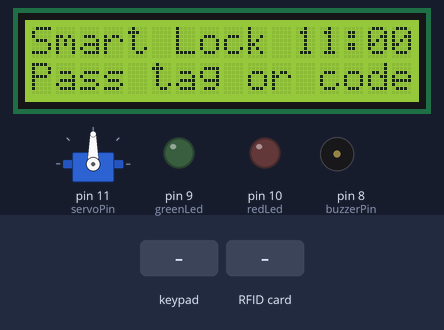
A sketch run on a simulated Arduino Mega 2560, built with avr-gcc and run on an emulated ATmega2560. Parts: servo, 16×2 character LCD, output pins drawn as LEDs (lit = HIGH), buzzer (waves = sounding). Inputs (shaded band) come from the test bench. Pins used as bus, display or sensor lines are not drawn.

Above: at 1.3 s.
1.4 s: keypad keys * * * * * * * # pressed 0.4 s apart
At 4.6 s:
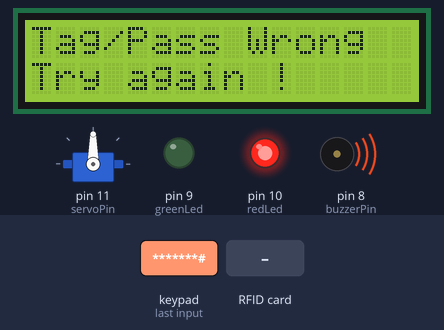
6.1 s: RFID card 00 AB 07 D0 held to the reader
At 7.9 s:
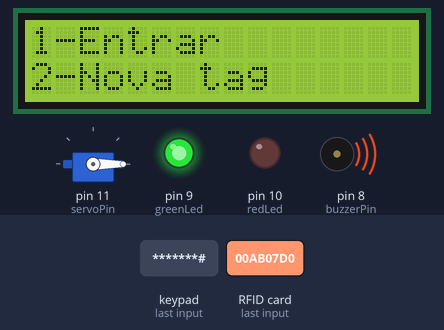
9.1 s: RFID card F8 25 F5 2A held to the reader
At 11.6 s:
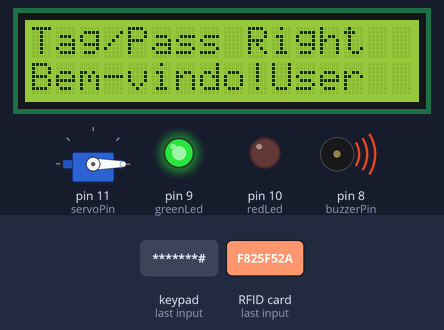
12.1 s: keypad keys 2 7 0 4 A B C * pressed 0.4 s apart
At 16.1 s:
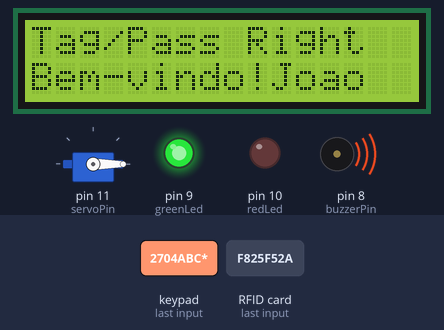
16.8 s: keypad keys * * * * * * * * pressed 0.4 s apart
At 18.66 s:
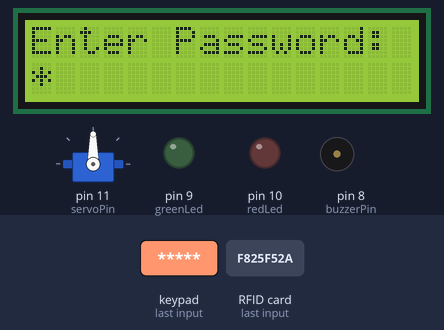
23.0 s: keypad keys * * * * * * * A pressed 0.4 s apart
At 29.9 s:
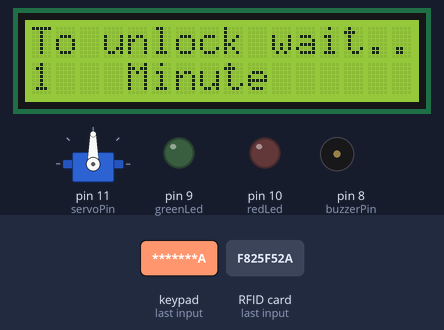
Timing chart, 0 to 30.2 s (numbered marks = the images above; inputs shaded):
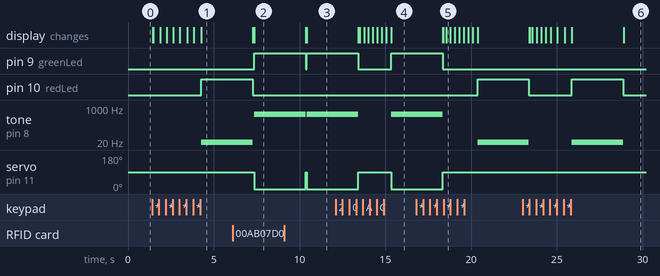

Measured:
- after the input at 1.4 s, pin 10 (redLed): LOW → HIGH after 2.9 s; tone on pin 8 (buzzerPin): silent → 5 Hz after 2.9 s; the display: first changes at once (image 1 shows a later state)
- after the input at 6.1 s, pin 9 (greenLed): LOW → HIGH after 1.3 s; servo on pin 11 (servoPin): 90° → 0° after 1.3 s
- after the input at 16.8 s, pin 10 (redLed): LOW → HIGH after 3.6 s; the display: first differs from a run without the input after 1.7 s (image 5)
- after the input at 23.0 s, the display: first differs from a run without the input after 0.57 s (image 6 shows a later state)

The sketch:

Projeto_SmartLock_v7_multiplecards.ino
```cpp
/*
   --------------------------------------------------------------------------------------------------------------------
                                                       "Smart Lock"

                                                 Projeto para a cadeira de
                                                        Projeto II
                                                           LEEC

                                                         Turma PL4

                                                Professor Mahmound Tavakoli

                                                        Criado por:
                                                 João Domingos, 2019232053
                                                 João Ferreira, 2019230885
   --------------------------------------------------------------------------------------------------------------------
*/

// Include required libraries
#include <MFRC522.h>
#include <LiquidCrystal_I2C.h>
#include <Keypad.h>
#include <Servo.h>
#include <SPI.h>

#define Password_Length 8

constexpr uint8_t RST_PIN = 5;
constexpr uint8_t SS_PIN = 53;

// Create instances
LiquidCrystal_I2C lcd(0x27, 16, 2);
MFRC522 mfrc522(SS_PIN, RST_PIN);
Servo sg90;

// Initialize Pins for led's, servo and buzzer
constexpr uint8_t greenLed = 9;
constexpr uint8_t redLed = 10;
constexpr uint8_t servoPin = 11;
constexpr uint8_t buzzerPin = 8;

String user = "User";
String master = "Joao";

char pass_encript[Password_Length] = "*******"; // Palavra-passe encriptada
char initial_password[Password_Length] = "123A456*";  // Variable to store initial password
char master_password[Password_Length] = "2704ABC*";
String tagUID_master = "00 AB 07 D0";
String tagUID = "F8 25 F5 2A";  // String to store UID of tag. Change it with your tag's UID
char password[Password_Length];   // Variable to store users password
boolean RFIDMode = true; // boolean to change modes
char key_pressed ; // Variable to store incoming keys
uint8_t i = 0;  // Variable used for counter for the password on keypad
uint8_t j = 0; //Another count for keypad

//variação dos angulos de abertura do servo
const int fechado = 90;
const int aberto = 0;

long int timer; // usado para o millis no loop
long int time_waiting = 0; //tempo de espera aplicado a quem falhar o codigo mais de 3 vezes
long int previousMillis = 0;
int tentativas = 0; // variavel que guarda o nº de tentativas

// defining how many rows and columns our keypad have
const byte ROWS = 4;
const byte COLS = 4;

// Keypad pin map
char hexaKeys[ROWS][COLS] = {
  {'1', '2', '3', 'A'},
  {'4', '5', '6', 'B'},
  {'7', '8', '9', 'C'},
  {'*', '0', '#', 'D'}
};

// Initializing pins for keypad
byte rowPins[ROWS] = {22, 24, 26, 28};
byte colPins[COLS] = {30, 32, 34, 36};

// Create instance for keypad
Keypad keypad_key = Keypad(makeKeymap(hexaKeys), rowPins, colPins, ROWS, COLS);

void setup() {
  // Arduino Pin configuration
  pinMode(buzzerPin, OUTPUT);
  pinMode(redLed, OUTPUT);
  pinMode(greenLed, OUTPUT);

  sg90.attach(servoPin);  //Declare pin 11 for servo
  sg90.write(fechado); //Declare the angle of servo

  lcd.init();   // LCD screen
  lcd.backlight();
  SPI.begin();      // Init SPI bus
  mfrc522.PCD_Init();   // Init MFRC522

  lcd.clear(); // Clear LCD screen

  digitalWrite(redLed, LOW);
  digitalWrite(greenLed, LOW);
}

void loop() {
  timer = millis();
  // System will first look for mode
  if (RFIDMode == true) {
    menu();
    j = 0;
    i = 0;
    key_pressed = keypad_key.getKey(); // Storing keys
    if (Looking4Keypad(key_pressed)) {
      password[i] = key_pressed;
      i++;
      j++;
      lcd.clear();
      return;
    }

    // Look for new cards
    if ( ! mfrc522.PICC_IsNewCardPresent()) {
      return;
    }

    // Select one of the cards
    if ( ! mfrc522.PICC_ReadCardSerial()) {
      return;
    }

    //Reading from the card
    String tag = "";
    for (byte j = 0; j < mfrc522.uid.size; j++)
    {
      tag.concat(String(mfrc522.uid.uidByte[j] < 0x10 ? " 0" : " "));
      tag.concat(String(mfrc522.uid.uidByte[j], HEX));
    }
    tag.toUpperCase();

    //Checking the card
    if (tag.substring(1) == tagUID)
    {
      // If UID of tag is matched.
      BemVindo(user);
      PortaAberta();
      lcd.clear();

      RFIDMode = true; // Make RFID mode false
    }
    else if (tag.substring(1) == tagUID_master) {
      BemVindo(master);
      key_pressed = keypad_key.getKey();
      lcd.clear();
      lcd.setCursor(0,0);
      lcd.print("1-Entrar");
      lcd.setCursor(0,1);
      lcd.print("2-Nova tag");

      if(key_pressed = '1'){
       PortaAberta();
      lcd.clear();
      }
      else{
        lcd.clear();
      }

      RFIDMode = true; // Make RFID mode false
    }
    else
    {
      // If UID of tag is not matched.
      nBemVindo();
      PortaFechada();
      lcd.clear();

      RFIDMode = true;
    }
  }

  // If RFID mode is false, it will look for keys from keypad
  if (RFIDMode == false) {
    //lcd.clear();
    lcd.setCursor(0, 0);
    lcd.print("Enter Password:");
    lcd.setCursor(0, 1);
    key_pressed = keypad_key.getKey(); // Storing keys

    if (Looking4Cards() == true) {
      RFIDMode = true;
      return;
    }
    if (j == 1) {
      lcd.setCursor(i - 1, 1);
      lcd.print(pass_encript[i - 1]);
    }
    if (key_pressed)
    {
      password[i] = key_pressed; // Storing in password variable
      if (i < Password_Length) {
        lcd.setCursor(i, 1);
        lcd.print(pass_encript[i]);
      }
      i++;
    }
    if (i == Password_Length) // If 8 keys are completed
    {
      if (!(strncmp(password, initial_password, Password_Length))) // If password is matched
      {
        BemVindo(user);
        PortaAberta();
        lcd.clear();
        i = 0;
        RFIDMode = true; // Make RFID mode true
      }
      else if (!(strncmp(password, master_password, Password_Length))) {
        BemVindo(master);
        PortaAberta();
        lcd.clear();
        i = 0;
        RFIDMode = true; // Make RFID mode true
      }
      else    // If password is not matched
      {
        nBemVindo();
        PortaFechada();
        lcd.clear();
        tentativas++;
        i = 0;
        waiting(timer);
        RFIDMode = true;  // Make RFID mode true
      }
    }
  }
}

void BemVindo(String nome) {
  lcd.clear();
  lcd.setCursor(0, 0);
  lcd.print("Tag/Pass Right");
  lcd.setCursor(0, 1);
  lcd.print("Bem-vindo!");
  lcd.print(nome);
}

void nBemVindo() {
  lcd.clear();
  lcd.setCursor(0, 0);
  lcd.print("Tag/Pass Wrong");
  lcd.setCursor(0, 1);
  lcd.print("Try again !");
}

void PortaAberta() {
  sg90.write(aberto); // Door Opened
  tone(buzzerPin, 500);
  digitalWrite(greenLed, HIGH);
  delay(3000);
  digitalWrite(greenLed, LOW);
  noTone(buzzerPin);
  sg90.write(fechado); // Door Closed
}

void PortaFechada() {
  tone(buzzerPin, 5);
  digitalWrite(redLed, HIGH);
  delay(3000);
  digitalWrite(redLed, LOW);
  noTone(buzzerPin);
}

//CONVERSÃO DO TEMPO QUE PASSA DESDE QUE O ARDUINO FOI LIGADO (USANDO A FUNÇÃO MILLIS())
long int convertToSeconds(long int t) {
  long int seconds = t / 1000;
  return seconds;
}

long int convertToMinutes(long int t) {
  long int minutes = convertToSeconds(t) / 60 ;
  return minutes;
}

long int convertToHours(long int t) {
  long int hours = convertToMinutes(t) / 60;
  return hours;
}
//-----------------------------------------------------------------------//

void scroll() {
  for (int positionCounter = 0; positionCounter < 13; positionCounter++) {
    // scroll one position left:
    lcd.scrollDisplayLeft();
    // wait a bit:
    delay(750);
  }
}

void horas() { //Reprodução das horas no Smart Lock
  unsigned int horas = 11; //Por não termos acesso ao Wifi e o RTC falhar ao usar o LCD
  unsigned int minutos = 00; //As horas e minutos são distribuidos automáticamente
  minutos = minutos + convertToMinutes(timer);
  if (minutos >= 60) {
    horas = horas + (minutos / 60);
    minutos = minutos % 60;
  }
  if (horas >= 24) {
    horas = horas - 24;
  }
  if (horas < 10) { // Formatação das horas para ficar HH:MM
    lcd.setCursor(11, 0);
    lcd.print("0");
    lcd.setCursor(12, 0);
    lcd.print(horas);
  }
  else{
    lcd.setCursor(11, 0);
    lcd.print(horas);
  }
  if (minutos < 10) { // Formatação das horas para ficar HH:MM
    lcd.setCursor(13, 0);
    lcd.print(":0");
    lcd.setCursor(15, 0);
    lcd.print(minutos);
  }
  else {
    lcd.setCursor(13, 0);
    lcd.print(":");
    lcd.setCursor(14, 0);
    lcd.print(minutos);
  }
}

void menu() { // Menu do Smart Lock quando um utilizador se aproxima
  //lcd.clear();
  horas();
  lcd.setCursor(0, 0);
  lcd.print("Smart Lock");
  lcd.setCursor(0, 1);
  lcd.print("Pass tag or code");
  //scroll();
}

void waiting(long int t) { // Método de segurança implentado que obriga utilizador a esperar se errar várias vezes
  previousMillis = t;
  if (tentativas >= 3) {
    time_waiting = (tentativas - 2) * 60000;
  }
  else
    return;
  lcd.clear();
  lcd.setCursor(0, 0);
  lcd.print("To unlock wait...");
  lcd.setCursor(0, 1);
  lcd.print( convertToMinutes(time_waiting) );
  lcd.setCursor(4, 1);
  if (convertToMinutes(time_waiting) == 1) {
    lcd.print("Minute");
  }
  else {
    lcd.print("Minutes");
  }
  delay(time_waiting);
  lcd.clear();
}

bool Looking4Cards() { //Procura alguma aproximação de um cartão
  // Look for new cards
  if ( ! mfrc522.PICC_IsNewCardPresent()) {
    return false;
  }

  // Select one of the cards
  if ( ! mfrc522.PICC_ReadCardSerial()) {
    return false;
  }

  return true;
}

bool Looking4Keypad(char aux) { // Verifica se algum botão do teclado foi pressionado
  switch (aux) {
    case '1':
      RFIDMode = false;
      return true;
      break;
    case '2':
      RFIDMode = false;
      return true;
      break;
    case '3':
      RFIDMode = false;
      return true;
      break;
    case '4':
      RFIDMode = false;
      return true;
      break;
    case '5':
      RFIDMode = false;
      return true;
      break;
    case '6':
      RFIDMode = false;
      return true;
      break;
    case '7':
      RFIDMode = false;
      return true;
      break;
    case '8':
      RFIDMode = false;
      return true;
      break;
    case '9':
      RFIDMode = false;
      return true;
      break;
    case '0':
      RFIDMode = false;
      return true;
      break;
    case 'A':
      RFIDMode = false;
      return true;
      break;
    case 'B':
      RFIDMode = false;
      return true;
      break;
    case 'C':
      RFIDMode = false;
      return true;
      break;
    case 'D':
      RFIDMode = false;
      return true;
      break;
    case '*':
      RFIDMode = false;
      return true;
      break;
    case '#':
      RFIDMode = false;
      return true;
      break;
    default:
      RFIDMode = true;
      return false;
      break;
  }
}
```
